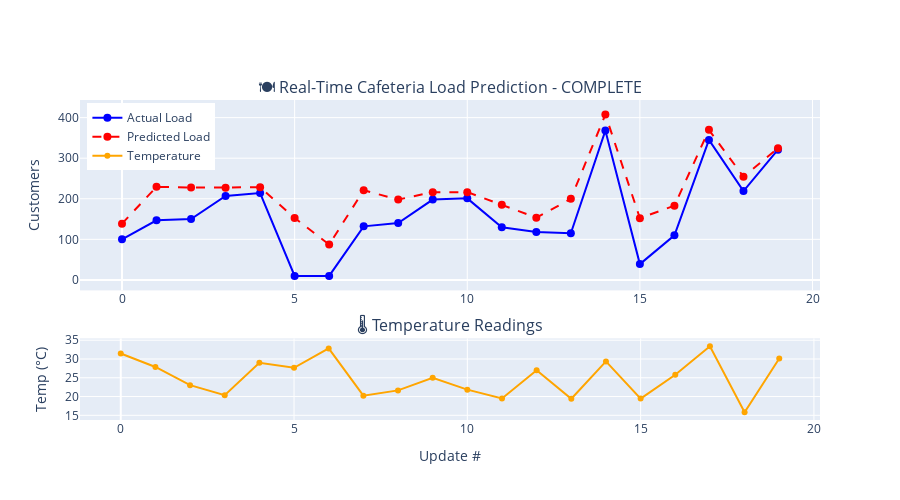

The notebook cell saved with this chart:
### Code cell
# Real-Time Visualization with Live Updates (Simulating WebSocket Stream)
def run_realtime_simulation(predictor, n_updates=20, delay=0.3):
    """
    Simulate real-time WebSocket data stream with live chart updates.
    Uses clear_output for notebook-compatible live updates.
    
    Args:
        predictor: RealTimePredictor instance
        n_updates: Number of data points to simulate
        delay: Delay between updates (seconds)
    """
    print("🚀 Starting Real-Time Cafeteria Load Prediction...")
    print("=" * 60)
    print("📡 Simulating WebSocket data stream...")
    print("📊 Chart will update in real-time\n")
    
    log_messages = []
    
    # Simulate real-time updates
    for i in range(n_updates):
        # Simulate receiving WebSocket data
        incoming_data = predictor.simulate_websocket_data()
        
        # Make prediction
        prediction = predictor.predict(incoming_data)
        
        # Update data stores
        predictor.update(incoming_data, prediction)
        
        # Create log message
        status = "🔴 SURGE!" if incoming_data['is_lunch_hour'] else "🟢 Normal"
        weather_icon = {'sunny': '☀️', 'cloudy': '☁️', 'rainy': '🌧️'}
        msg = (f"[{i+1:02d}] {weather_icon[incoming_data['weather']]} {incoming_data['weather'].capitalize()} | "
               f"🌡️ {incoming_data['temperature']:.1f}°C | "
               f"Hour: {incoming_data['hour']:02d}:00 | "
               f"Actual: {incoming_data['actual_load']:3d} | "
               f"Predicted: {prediction:.0f} | {status}")
        log_messages.append(msg)
        
        # Clear and redraw
        clear_output(wait=True)
        
        # Create updated figure
        fig = make_subplots(rows=2, cols=1, 
                           row_heights=[0.7, 0.3],
                           subplot_titles=('🍽️ Real-Time Cafeteria Load Prediction',
                                          '🌡️ Temperature Readings'),
                           vertical_spacing=0.15)
        
        # Add traces for actual and predicted loads
        x_vals = list(range(len(predictor.actual_loads)))
        fig.add_trace(go.Scatter(x=x_vals, y=predictor.actual_loads, mode='lines+markers', 
                                 name='Actual Load', line=dict(color='blue', width=2),
                                 marker=dict(size=8)), row=1, col=1)
        fig.add_trace(go.Scatter(x=x_vals, y=predictor.predicted_loads, mode='lines+markers', 
                                 name='Predicted Load', line=dict(color='red', width=2, dash='dash'),
                                 marker=dict(size=8)), row=1, col=1)
        
        # Temperature trace
        fig.add_trace(go.Scatter(x=x_vals, y=predictor.temperatures, mode='lines+markers',
                                 name='Temperature', line=dict(color='orange', width=2),
                                 marker=dict(size=6)), row=2, col=1)
        
        fig.update_layout(height=500, showlegend=True,
                          legend=dict(yanchor="top", y=0.99, xanchor="left", x=0.01))
        fig.update_yaxes(title_text="Customers", row=1, col=1)
        fig.update_yaxes(title_text="Temp (°C)", row=2, col=1)
        fig.update_xaxes(title_text="Update #", row=2, col=1)
        
        fig.show()
        
        # Print recent log messages
        print("\n📡 Live WebSocket Stream:")
        for m in log_messages[-5:]:  # Show last 5 messages
            print(m)
        
        time.sleep(delay)
    
    # Final output
    clear_output(wait=True)
    
    # Create final figure
    fig = make_subplots(rows=2, cols=1, 
                       row_heights=[0.7, 0.3],
                       subplot_titles=('🍽️ Real-Time Cafeteria Load Prediction - COMPLETE',
                                      '🌡️ Temperature Readings'),
                       vertical_spacing=0.15)
    
    x_vals = list(range(len(predictor.actual_loads)))
    fig.add_trace(go.Scatter(x=x_vals, y=predictor.actual_loads, mode='lines+markers', 
                             name='Actual Load', line=dict(color='blue', width=2),
                             marker=dict(size=8)), row=1, col=1)
    fig.add_trace(go.Scatter(x=x_vals, y=predictor.predicted_loads, mode='lines+markers', 
                             name='Predicted Load', line=dict(color='red', width=2, dash='dash'),
                             marker=dict(size=8)), row=1, col=1)
    fig.add_trace(go.Scatter(x=x_vals, y=predictor.temperatures, mode='lines+markers',
                             name='Temperature', line=dict(color='orange', width=2),
                             marker=dict(size=6)), row=2, col=1)
    
    fig.update_layout(height=500, showlegend=True,
                      legend=dict(yanchor="top", y=0.99, xanchor="left", x=0.01))
    fig.update_yaxes(title_text="Customers", row=1, col=1)
    fig.update_yaxes(title_text="Temp (°C)", row=2, col=1)
    fig.update_xaxes(title_text="Update #", row=2, col=1)
    
    fig.show()
    
    print("\n" + "=" * 60)
    print("✅ Real-time simulation complete!")
    
    # Calculate real-time prediction accuracy
    mae = mean_absolute_error(predictor.actual_loads, predictor.predicted_loads)
    print(f"📊 Real-time MAE: {mae:.2f} customers")
    
    # Print all log messages
    print("\n📋 Full WebSocket Log:")
    for m in log_messages:
        print(m)
    
    return predictor

# Run the simulation (20 updates, 0.3 second delay each)
predictor = run_realtime_simulation(predictor, n_updates=20, delay=0.3)

### Figure 1 — Plotly figure (JSON) as saved in the notebook; plotly's stock layout.template omitted (floating-point values rounded to 4 significant figures)
{"data": [{"line": {"color": "blue", "width": 2}, "marker": {"size": 8}, "mode": "lines+markers", "name": "Actual Load", "type": "scatter", "x": [0, 1, 2, 3, 4, 5, 6, 7, 8, 9, 10, 11, 12, 13, 14, 15, 16, 17, 18, 19], "xaxis": "x", "y": [100, 147, 150, 207, 214, 10, 10, 132, 140, 198, 201, 130, 118, 115, 368, 39, 110, 345, 219, 321], "yaxis": "y"}, {"line": {"color": "red", "dash": "dash", "width": 2}, "marker": {"size": 8}, "mode": "lines+markers", "name": "Predicted Load", "type": "scatter", "x": [0, 1, 2, 3, 4, 5, 6, 7, 8, 9, 10, 11, 12, 13, 14, 15, 16, 17, 18, 19], "xaxis": "x", "y": [138.6, 229.5, 227.6, 227.3, 228.4, 152.7, 87.1, 221.0, 198.0, 216.3, 216.4, 185.1, 153.2, 199.8, 407.6, 152.2, 183.0, 369.8, 254.4, 324.6], "yaxis": "y"}, {"line": {"color": "orange", "width": 2}, "marker": {"size": 6}, "mode": "lines+markers", "name": "Temperature", "type": "scatter", "x": [0, 1, 2, 3, 4, 5, 6, 7, 8, 9, 10, 11, 12, 13, 14, 15, 16, 17, 18, 19], "xaxis": "x2", "y": [31.46, 27.87, 23.03, 20.36, 29.0, 27.64, 32.82, 20.23, 21.64, 24.98, 21.83, 19.48, 27.02, 19.41, 29.34, 19.45, 25.8, 33.39, 15.84, 30.1], "yaxis": "y2"}], "layout": {"annotations": [{"font": {"size": 16}, "showarrow": false, "text": "🍽️ Real-Time Cafeteria Load Prediction - COMPLETE", "x": 0.5, "xanchor": "center", "xref": "paper", "y": 1, "yanchor": "bottom", "yref": "paper"}, {"font": {"size": 16}, "showarrow": false, "text": "🌡️ Temperature Readings", "x": 0.5, "xanchor": "center", "xref": "paper", "y": 0.255, "yanchor": "bottom", "yref": "paper"}], "height": 500, "legend": {"x": 0.01, "xanchor": "left", "y": 0.99, "yanchor": "top"}, "showlegend": true, "xaxis": {"anchor": "y", "domain": [0, 1]}, "xaxis2": {"anchor": "y2", "domain": [0, 1], "title": {"text": "Update #"}}, "yaxis": {"anchor": "x", "domain": [0.405, 1], "title": {"text": "Customers"}}, "yaxis2": {"anchor": "x2", "domain": [0, 0.255], "title": {"text": "Temp (°C)"}}}}
